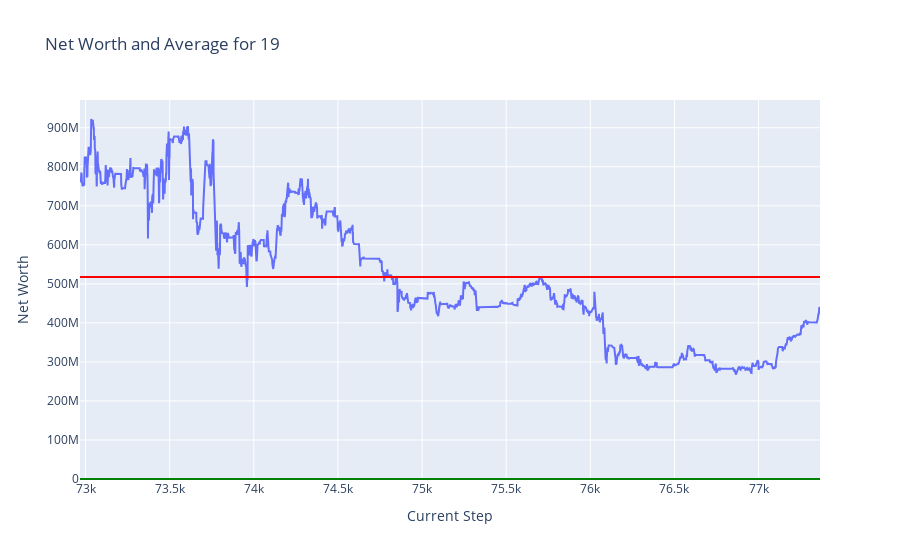

The cell this chart's notebook holds for it:
### Code cell
plot_token_data(df = train_hist_df, token = token)

### Figure 1 — Plotly figure (JSON) as saved in the notebook; plotly's stock layout.template omitted (floating-point values rounded to 4 significant figures; data arrays with more than 128 entries replaced by an {"elided": "..."} marker saying what was removed)
{"data": [{"mode": "lines", "name": "Net Worth", "type": "scatter", "x": {"elided": "4399 int values"}, "y": {"elided": "4399 float values"}}], "layout": {"shapes": [{"line": {"color": "green"}, "name": "Net Worth = 1000", "type": "line", "x0": 0, "x1": 1, "xref": "x domain", "y0": 1000, "y1": 1000, "yref": "y"}, {"line": {"color": "red"}, "name": "Average Net Worth = 517665308.95", "type": "line", "x0": 0, "x1": 1, "xref": "x domain", "y0": 517700000.0, "y1": 517700000.0, "yref": "y"}], "title": {"text": "Net Worth and Average for 19"}, "xaxis": {"title": {"text": "Current Step"}}, "yaxis": {"title": {"text": "Net Worth"}}}}
